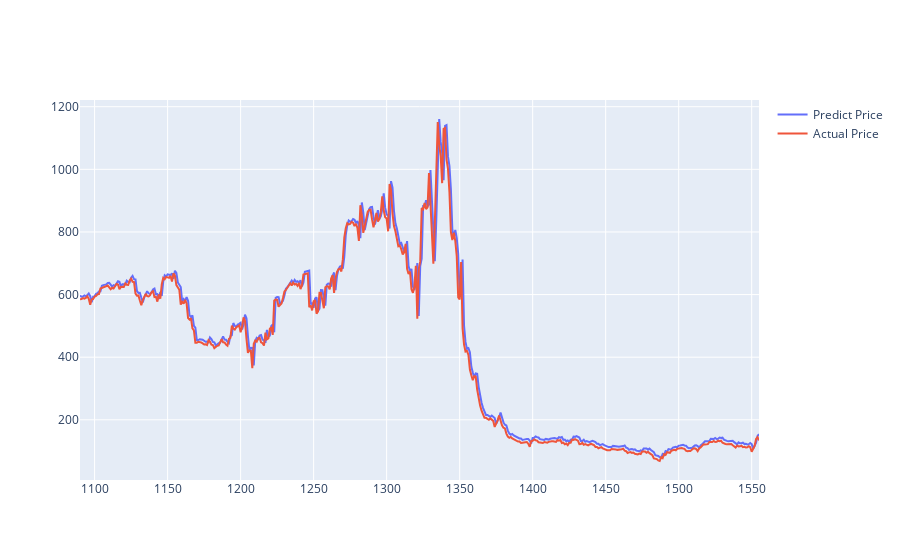

Write notebook code for a chart like this one.
### Code cell
actual_chart = go.Scatter(x=predictDates, y=testY_reshape, name= 'Actual Price')
predict_chart = go.Scatter(x=predictDates, y=yhat_reshape, name= 'Predict Price')
py.iplot([predict_chart, actual_chart])

### Figure 1 — Plotly figure (JSON) as saved in the notebook; plotly's stock layout.template omitted (floating-point values rounded to 4 significant figures; data arrays with more than 128 entries replaced by an {"elided": "..."} marker saying what was removed)
{"data": [{"name": "Predict Price", "x": {"elided": "466 int values"}, "y": {"elided": "466 float values"}, "type": "scatter"}, {"name": "Actual Price", "x": {"elided": "466 int values"}, "y": {"elided": "466 float values"}, "type": "scatter"}], "layout": {}}
